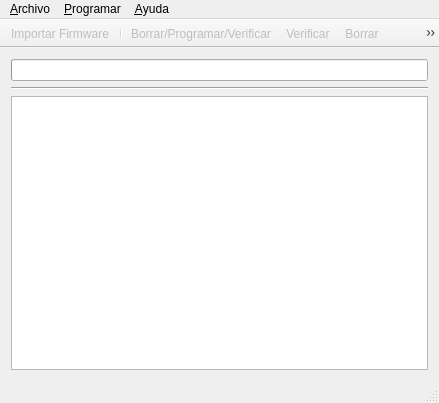
<?xml version="1.0" encoding="UTF-8"?>
<ui version="4.0">
 <class>MainWindowClass</class>
 <widget class="QMainWindow" name="MainWindowClass">
  <property name="geometry">
   <rect>
    <x>0</x>
    <y>0</y>
    <width>439</width>
    <height>403</height>
   </rect>
  </property>
  <property name="sizePolicy">
   <sizepolicy hsizetype="Expanding" vsizetype="Expanding">
    <horstretch>0</horstretch>
    <verstretch>0</verstretch>
   </sizepolicy>
  </property>
  <property name="windowTitle">
   <string notr="true">Senso Bootloader</string>
  </property>
  <property name="windowIcon">
   <iconset resource="resources.qrc">
    <normaloff>:/MainWindow/img/Senso.ico</normaloff>:/MainWindow/img/Senso.ico</iconset>
  </property>
  <property name="locale">
   <locale language="Spanish" country="Chile"/>
  </property>
  <widget class="QWidget" name="centralWidget">
   <layout class="QGridLayout" name="gridLayout">
    <item row="0" column="0">
     <widget class="QProgressBar" name="progressBar">
      <property name="value">
       <number>0</number>
      </property>
      <property name="textVisible">
       <bool>false</bool>
      </property>
     </widget>
    </item>
    <item row="1" column="0">
     <widget class="Line" name="line">
      <property name="orientation">
       <enum>Qt::Horizontal</enum>
      </property>
     </widget>
    </item>
    <item row="2" column="0">
     <widget class="QPlainTextEdit" name="plainTextEdit">
      <property name="minimumSize">
       <size>
        <width>350</width>
        <height>0</height>
       </size>
      </property>
      <property name="readOnly">
       <bool>true</bool>
      </property>
     </widget>
    </item>
   </layout>
  </widget>
  <widget class="QMenuBar" name="menuBar">
   <property name="geometry">
    <rect>
     <x>0</x>
     <y>0</y>
     <width>439</width>
     <height>21</height>
    </rect>
   </property>
   <widget class="QMenu" name="menuFile">
    <property name="title">
     <string>&amp;Archivo</string>
    </property>
    <addaction name="actionOpen"/>
    <addaction name="separator"/>
    <addaction name="actionExit"/>
   </widget>
   <widget class="QMenu" name="menuProgrammer">
    <property name="title">
     <string notr="true">&amp;Programar</string>
    </property>
    <addaction name="separator"/>
    <addaction name="actionWrite_Device"/>
    <addaction name="action_Verify_Device"/>
    <addaction name="actionErase_Device"/>
    <addaction name="actionBlank_Check"/>
    <addaction name="actionReset_Device"/>
    <addaction name="separator"/>
    <addaction name="action_Settings"/>
   </widget>
   <widget class="QMenu" name="menu_Help">
    <property name="title">
     <string notr="true">&amp;Ayuda</string>
    </property>
    <addaction name="action_About"/>
   </widget>
   <addaction name="menuFile"/>
   <addaction name="menuProgrammer"/>
   <addaction name="menu_Help"/>
  </widget>
  <widget class="QStatusBar" name="statusBar"/>
  <widget class="QToolBar" name="mainToolBar">
   <property name="windowTitle">
    <string>Display Toolbar</string>
   </property>
   <property name="movable">
    <bool>false</bool>
   </property>
   <property name="floatable">
    <bool>false</bool>
   </property>
   <attribute name="toolBarArea">
    <enum>TopToolBarArea</enum>
   </attribute>
   <attribute name="toolBarBreak">
    <bool>false</bool>
   </attribute>
   <addaction name="actionOpen"/>
   <addaction name="separator"/>
   <addaction name="actionWrite_Device"/>
   <addaction name="action_Verify_Device"/>
   <addaction name="actionErase_Device"/>
   <addaction name="actionBlank_Check"/>
   <addaction name="actionReset_Device"/>
  </widget>
  <action name="actionOpen">
   <property name="enabled">
    <bool>false</bool>
   </property>
   <property name="icon">
    <iconset resource="resources.qrc">
     <normaloff>:/MainWindow/img/open.png</normaloff>:/MainWindow/img/open.png</iconset>
   </property>
   <property name="text">
    <string notr="true">&amp;Importar Firmware</string>
   </property>
   <property name="toolTip">
    <string>Import Firmware Image</string>
   </property>
   <property name="shortcut">
    <string>Ctrl+O</string>
   </property>
  </action>
  <action name="actionExit">
   <property name="text">
    <string>Salir</string>
   </property>
   <property name="shortcut">
    <string>Ctrl+Q</string>
   </property>
  </action>
  <action name="actionWrite_Device">
   <property name="enabled">
    <bool>false</bool>
   </property>
   <property name="icon">
    <iconset resource="resources.qrc">
     <normaloff>:/MainWindow/img/writetqfp.png</normaloff>:/MainWindow/img/writetqfp.png</iconset>
   </property>
   <property name="text">
    <string notr="true">&amp;Borrar/Programar/Verificar </string>
   </property>
   <property name="toolTip">
    <string>Borrar/Programar/Verificar </string>
   </property>
  </action>
  <action name="actionErase_Device">
   <property name="enabled">
    <bool>false</bool>
   </property>
   <property name="icon">
    <iconset resource="resources.qrc">
     <normaloff>:/MainWindow/img/erasetqfp.png</normaloff>:/MainWindow/img/erasetqfp.png</iconset>
   </property>
   <property name="text">
    <string notr="true">Borrar </string>
   </property>
   <property name="toolTip">
    <string>Borrar</string>
   </property>
   <property name="visible">
    <bool>false</bool>
   </property>
  </action>
  <action name="action_About">
   <property name="icon">
    <iconset resource="resources.qrc">
     <normaloff>:/MainWindow/img/help.png</normaloff>:/MainWindow/img/help.png</iconset>
   </property>
   <property name="text">
    <string>&amp;Acerca de ...</string>
   </property>
   <property name="toolTip">
    <string>Acerca de ...</string>
   </property>
  </action>
  <action name="action_Verify_Device">
   <property name="enabled">
    <bool>false</bool>
   </property>
   <property name="icon">
    <iconset resource="resources.qrc">
     <normaloff>:/MainWindow/img/verify.png</normaloff>:/MainWindow/img/verify.png</iconset>
   </property>
   <property name="text">
    <string notr="true">Verificar</string>
   </property>
   <property name="visible">
    <bool>false</bool>
   </property>
  </action>
  <action name="action_Settings">
   <property name="enabled">
    <bool>false</bool>
   </property>
   <property name="text">
    <string notr="true">Preferencias...</string>
   </property>
   <property name="toolTip">
    <string>Preferencias</string>
   </property>
  </action>
  <action name="actionReset_Device">
   <property name="enabled">
    <bool>false</bool>
   </property>
   <property name="icon">
    <iconset resource="resources.qrc">
     <normaloff>:/MainWindow/img/Reset.png</normaloff>:/MainWindow/img/Reset.png</iconset>
   </property>
   <property name="text">
    <string notr="true">Reiniciar Dispositivo</string>
   </property>
  </action>
  <action name="actionBlank_Check">
   <property name="enabled">
    <bool>false</bool>
   </property>
   <property name="icon">
    <iconset resource="resources.qrc">
     <normaloff>:/MainWindow/img/BlankCheck.png</normaloff>:/MainWindow/img/BlankCheck.png</iconset>
   </property>
   <property name="text">
    <string notr="true">Blank Check</string>
   </property>
   <property name="visible">
    <bool>false</bool>
   </property>
  </action>
 </widget>
 <layoutdefault spacing="6" margin="11"/>
 <resources>
  <include location="resources.qrc"/>
 </resources>
 <connections/>
</ui>
